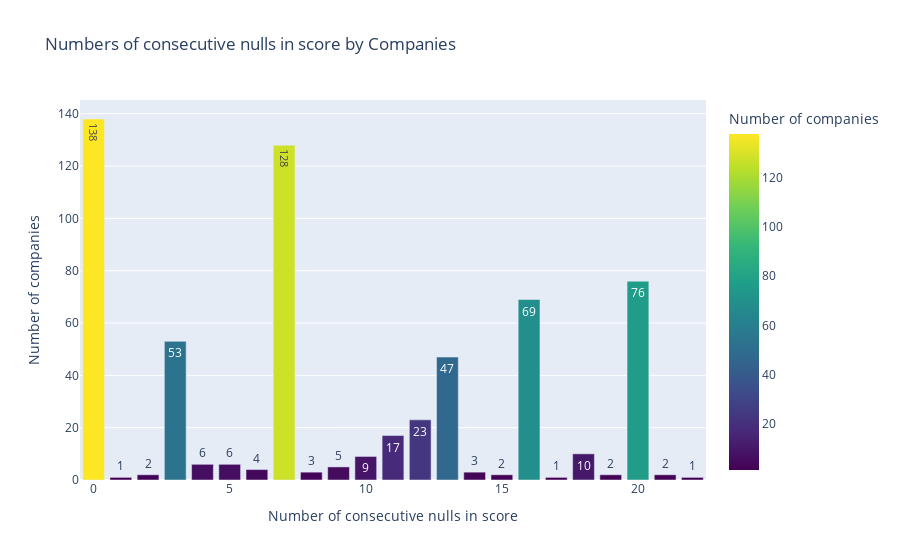

The cell this chart's notebook holds for it:
### Code cell
fig = px.bar(nulls_max_value_counts, x='index', y='Consequtive NAN max', color= 'Consequtive NAN max',
              labels={
                     "index": "Number of consecutive nulls in score",
                     "Consequtive NAN max": "Number of companies"
                 },
                 title = "Numbers of consecutive nulls in score by Companies",
                 color_continuous_scale=continous_color_pallete_1,
                 text_auto=True 
                )
fig.show()

### Figure 1 — Plotly figure (JSON) as saved in the notebook; plotly's stock layout.template omitted (floating-point values rounded to 4 significant figures)
{"data": [{"alignmentgroup": "True", "hovertemplate": "Number of consecutive nulls in score=%{x}<br>Number of companies=%{marker.color}<extra></extra>", "legendgroup": "", "marker": {"color": [138, 128, 76, 69, 53, 47, 23, 17, 10, 9, 6, 6, 5, 4, 3, 3, 2, 2, 2, 2, 1, 1, 1], "coloraxis": "coloraxis", "pattern": {"shape": ""}}, "name": "", "offsetgroup": "", "orientation": "v", "showlegend": false, "textposition": "auto", "texttemplate": "%{y}", "type": "bar", "x": [0, 7, 20, 16, 3, 13, 12, 11, 18, 10, 4, 5, 9, 6, 8, 14, 15, 19, 2, 21, 1, 17, 22], "xaxis": "x", "y": [138, 128, 76, 69, 53, 47, 23, 17, 10, 9, 6, 6, 5, 4, 3, 3, 2, 2, 2, 2, 1, 1, 1], "yaxis": "y"}], "layout": {"barmode": "relative", "coloraxis": {"colorbar": {"title": {"text": "Number of companies"}}, "colorscale": [[0, "#440154"], [0.1111, "#482878"], [0.2222, "#3e4989"], [0.3333, "#31688e"], [0.4444, "#26828e"], [0.5556, "#1f9e89"], [0.6667, "#35b779"], [0.7778, "#6ece58"], [0.8889, "#b5de2b"], [1, "#fde725"]]}, "legend": {"tracegroupgap": 0}, "title": {"text": "Numbers of consecutive nulls in score by Companies"}, "xaxis": {"anchor": "y", "domain": [0, 1], "title": {"text": "Number of consecutive nulls in score"}}, "yaxis": {"anchor": "x", "domain": [0, 1], "title": {"text": "Number of companies"}}}}
